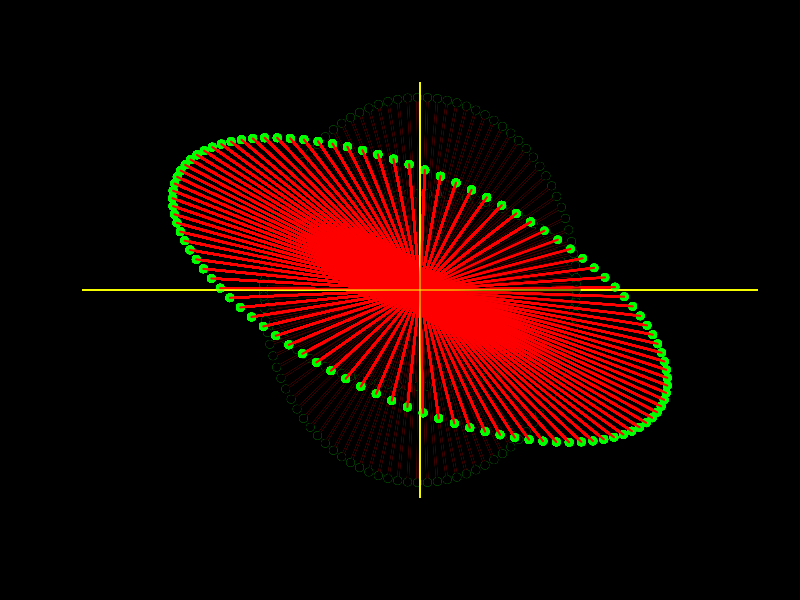

Recreate this plot in R.
n <- 100

angles <- seq(0, 2 * pi, length.out = n)

x <- cos(angles)
y <- sin(angles)

par(bg = "black")
plot(NA, NA, xlim = c(-2, 2), ylim = c(-2, 2))

points(x, y, col = "green", pch = 19)
abline(h = 0, col = "#f5fc02")
abline(v = 0, col = "#f5fc02")
segments(0, 0, x, y, col = "red", lwd = 2)

a <- matrix(c(x, y), nrow = 2, byrow = TRUE)

trans1 <- matrix(c(1, 0, 0, 2), nrow = 2, byrow = TRUE)

b1 <- trans1 %*% a

points(x, y, col = "black", pch = 19)
segments(0, 0, x, y, col = "black", lwd = 2)

points(b1[1, ], b1[2, ], col = "green", pch = 19)
segments(0, 0, b1[1, ], b1[2, ], col = "red", lwd = 2)

abline(h = 0, col = "#f5fc02")
abline(v = 0, col = "#f5fc02")

theta <- pi / 4

R_theta <- matrix(c(cos(theta), - sin(theta), 
                    sin(theta), cos(theta)), 
                  nrow = 2, 
                  byrow = TRUE)

trans <- R_theta %*% trans1

b2 <- trans %*% a

pause <- function(seconds){
  start <- Sys.time()
  while((Sys.time() - start) < seconds){}
}

for (i in 1:100) {
  points(b1[1, i], b1[2, i], col = "black", pch = 19)
  segments(0, 0, b1[1, i], b1[2, i], col = "black", lwd = 2)
  
  points(b2[1, i], b2[2, i], col = "green", pch = 19)
  points(b2[1, 1:i], b2[2, 1:i], col = "green", pch = 19)
  
  segments(0, 0, b2[1, i], b2[2, i], col = "red", lwd = 2)
  segments(0, 0, b2[1, 1:i], b2[2, 1:i], col = "red", lwd = 2)
  
  abline(h = 0, col = "#f5fc02")
  abline(v = 0, col = "#f5fc02")
  
  pause(0.25)
}
